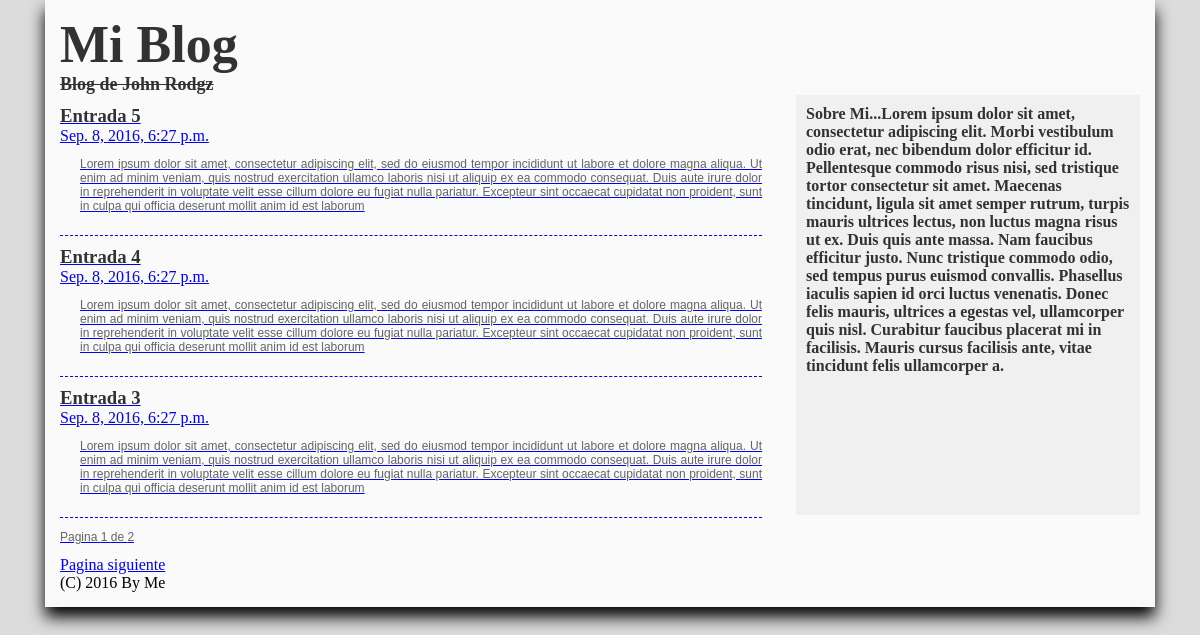
The page / on the database its author committed.
### blog/models.py (models this page shows, shortened)
class Entrada(models.Model):
	titulo = models.CharField(max_length=100)
	contenido = models.TextField()
	fecha = models.DateTimeField(auto_now_add=True)

### blog/views.py (the view)
# urls.py: url(r'', main),
def main(request):
	entrada = Entrada.objects.all().order_by("-fecha")
	paginator = Paginator(entrada,3)
	try: pagina = int(request.GET.get("page","1"))
	except ValueError: pagina = 1
	try:
		entrada = paginator.page(pagina)
	except (InvalidPage, EmptyPage):
		entrada = paginator.page(Paginator.num_pages)
	return render_to_response("listado.html",dict(entrada=entrada))

### blog/templates/listado.html (shortened to what this page needs)
{% extends "estructura.html" %}
{% block contenido %}
	{% for elemento in entrada %}
		<article>
			<h3>{{ elemento.titulo }}</h3>
			<time>{{ elemento.fecha }}</time>
			<p>{{ elemento.contenido }}</p>
		</article>
		{% endfor %}
	<nav>
		<p>Pagina {{ entrada.number }} de {{ entrada.paginator.num_pages }}</p>
		{% if entrada.has_next %}
		<a href="?page={{ entrada.next_page_number}}">Pagina siguiente</a>
		{% endif %}
	</nav>
{% endblock %}

### blog/templates/estructura.html (shortened to what this page needs)
<!DOCTYPE html>
<html>
<head>
</head>
<body>
	<div id="contenedor">
		<header>
			<a href="http://localhost:8000">
			<h1>Mi Blog</h1>
			<h2>Blog de John Rodgz</h2>
		</header>
		<section>
			<div id="articulos">
			{% block contenido%}
			{% endblock %}
			</div>
			<aside>
				<h4>Sobre Mi...Lorem ipsum dolor sit amet, consectetur adipiscing elit. Morbi vestibulum odio erat, nec bibendum dolor efficitur id. Pellentesque commodo risus nisi, sed tristique tortor consectetur sit amet. Maecenas tincidunt, ligula sit amet semper rutrum, turpis mauris ultrices lectus, non luctus magna risus ut ex. Duis quis ante massa. Nam faucibus efficitur justo. Nunc tristique commodo odio, sed tempus purus euismod convallis. Phasellus iaculis sapien id orci luctus venenatis. Donec felis mauris, ultrices a egestas vel, ullamcorper quis nisl. Curabitur faucibus placerat mi in facilisis. Mauris cursus facilisis ante, vitae tincidunt felis ullamcorper a. </h4>
			</aside>
		</section>
		<footer>
		(C) 2016 By Me
		</footer>
	</div>
</body>
</html>

### blog/templates/estructura.html (style rules this page uses)
body { margin: 0px; padding: 0px; background: rgb(220,220,220); }
#contenedor { width: 90%; margin: auto; background: rgb(250,250,250); box-shadow: 0px 10px 15px rgba(0,0,0,1); padding: 15px; }
p { text-align: justify; font-family: sans-serif; font-size: 12px; color: rgb(100,100,100); }
h1, h2, h3, h4 { margin: 0px; padding: 0px; color: rgb(50,50,50); font-family: serif; }
article p { padding-left: 20px; }
article { border-bottom: 1px dashed blue; padding-top: 10px; padding-bottom: 10px; }
h1 { font-size: 52px; }
h2 { font-size: 18px; text-decoration: line-through; }
aside { width: 30%; float: right; background: rgb(240,240,240); padding: 10px; height: 400px; }
#articulos { width: 65%; float: left; }
header a { text-decoration: none; }

### rows shown on the page
Entrada: titulo "Entrada 5", fecha "Sep. 8, 2016, 6:27 p.m.", contenido "Lorem ipsum dolor sit amet, consectetur adipiscing elit, sed do eiusmod tempor incididunt ut labore et dolore magna aliqua. Ut enim ad minim veniam, quis nostrud exercitation ullamco laboris nisi ut aliquip ex ea commodo consequat. Duis aute irure dolor in reprehenderit in voluptate velit esse cillum dolore eu fugiat nulla pariatur. Excepteur sint occaecat cupidatat non proident, sunt in culpa qui officia deserunt mollit anim id est laborum"
Entrada: titulo "Entrada 4", fecha "Sep. 8, 2016, 6:27 p.m.", contenido "Lorem ipsum dolor sit amet, consectetur adipiscing elit, sed do eiusmod tempor incididunt ut labore et dolore magna aliqua. Ut enim ad minim veniam, quis nostrud exercitation ullamco laboris nisi ut aliquip ex ea commodo consequat. Duis aute irure dolor in reprehenderit in voluptate velit esse cillum dolore eu fugiat nulla pariatur. Excepteur sint occaecat cupidatat non proident, sunt in culpa qui officia deserunt mollit anim id est laborum"
Entrada: titulo "Entrada 3", fecha "Sep. 8, 2016, 6:27 p.m.", contenido "Lorem ipsum dolor sit amet, consectetur adipiscing elit, sed do eiusmod tempor incididunt ut labore et dolore magna aliqua. Ut enim ad minim veniam, quis nostrud exercitation ullamco laboris nisi ut aliquip ex ea commodo consequat. Duis aute irure dolor in reprehenderit in voluptate velit esse cillum dolore eu fugiat nulla pariatur. Excepteur sint occaecat cupidatat non proident, sunt in culpa qui officia deserunt mollit anim id est laborum"

### other values the page prints
{{ entrada.number }} "1"
{{ entrada.paginator.num_pages }} "2"
